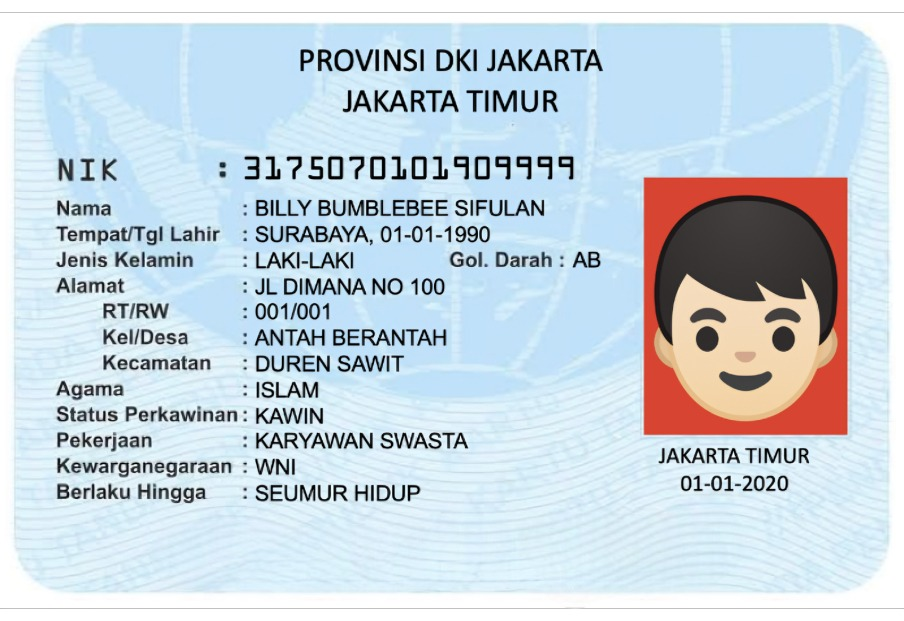
#> input picture ktp_contoh/ktp_contoh.jpg, 904 x 621 px, found by its file name
$ jupyter execute --allow-errors KTP_OCR.ipynb   (shell and % lines are left out)   (older library calls are emulated)
#> lines starting #> are read from the running program, lines starting #| are printed output that depends on the picture
# KTP OCR Project
Oleh Teguh Rijanandi teguhrijanandi02@gmail.com

## Install Library yang dibutuhkan

## Download haarcascade_frontalface_default.xml

## Download contoh KTP

# Definisi Fungsi dan Library

## Import library python

[cell 1]
import cv2
import matplotlib.pyplot as plt
import matplotlib
import numpy as np
import pytesseract
import json
import imutils
import sys

## Cek versi library

[cell 2]
print("Versi Python:", sys.version)
print("Versi pytesseract:", pytesseract.__version__)
print("Versi OpenCV:", cv2.__version__)
print("Versi imutils:", imutils.__version__)
print("Versi matplotlib:", matplotlib.__version__)

## Fungsi untuk memeriksa kualitas gambar

[cell 3]
def check_image_quality(image_path):
    # 1. Cek apakah file tidak kosong
#> called with image_path = 'ktp_contoh.jpg'
    if not image_path:
        return {
            'status': False,
            'error': "File tidak boleh kosong."
        }

    # 2. Cek apakah file merupakan file gambar
    try:
        image = cv2.imread(image_path)
#> image is the input picture: shape (621, 904, 3); mean B, G, R 221.3, 211.7, 198.7
        if image is None:
            return {
                'status': False,
                'error': "File bukan gambar atau tidak dapat dibaca."
            }
    except Exception as e:
        return {
            'status': False,
            'error': "Terjadi kesalahan saat membaca file: {}".format(str(e))
        }

    # 3. Cek resolusi gambar
    height, width, _ = image.shape
#> height = 621; width = 904
    min_resolution = (800, 600)  # Atur sesuai dengan kebutuhan
    if height < min_resolution[1] or width < min_resolution[0]:
        return {
            'status': False,
            'error': "Resolusi gambar terlalu kecil. Harap gunakan gambar dengan resolusi minimal {}x{}.".format(min_resolution[0], min_resolution[1])
        }

    # 4. Cek tingkat keburaman gambar
    blur_threshold = 100  # Atur sesuai dengan kebutuhan
    gray_image = cv2.cvtColor(image, cv2.COLOR_BGR2GRAY)
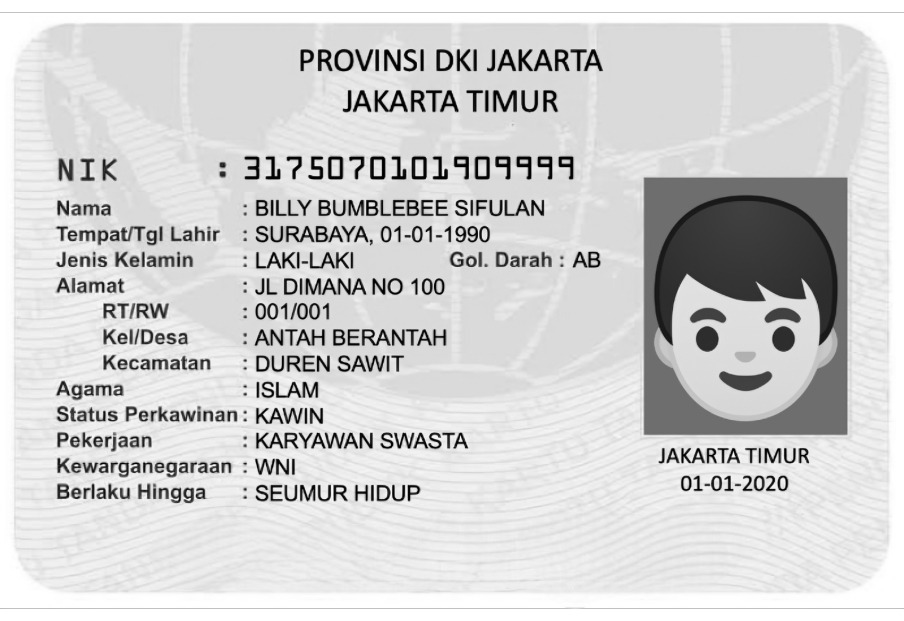
#> gray_image: shape (621, 904); min 0, max 255, mean 208.9
    blur_score = cv2.Laplacian(gray_image, cv2.CV_64F).var()
#> blur_score = 1518.3
    if blur_score < blur_threshold:
        return {
            'status': False,
            'error': "Gambar terlalu buram. Harap gunakan gambar yang lebih jelas."
        }

    # Jika semua pengecekan berhasil, kembalikan status True tanpa error
    return {
        'status': True,
        'error': None
    }

## Fungsi untuk pendeteksian wajah pada KTP

[cell 4]
def detect_and_outline(image):
    # Implementasi deteksi dan penjajaran
    # Misalnya, menggunakan algoritma deteksi wajah Haar cascade
    face_cascade = cv2.CascadeClassifier(cv2.data.haarcascades + 'haarcascade_frontalface_default.xml')
    gray_image = cv2.cvtColor(image, cv2.COLOR_BGR2GRAY)
    faces = face_cascade.detectMultiScale(gray_image, scaleFactor=1.1, minNeighbors=5)
#> faces = ()

    # Gambar kotak persegi panjang di sekitar setiap wajah
    for (x, y, w, h) in faces:
        cv2.rectangle(image, (x, y), (x+w, y+h), (255, 0, 0), 2)
#> this loop made 0 passes

    # Kembalikan gambar hasil deteksi dan objek yang telah di-outline
    return image, faces

## Fungsi untuk menghilangkan gambar wajah menjadi hitam

[cell 5]
def remove_faces(image, faces):
    # Cek apakah image adalah numpy array
#> called with faces = ()
    if isinstance(image, np.ndarray):
        # Jika ya, buat salinan gambar asli
        image_copy = np.copy(image)
    else:
        # Jika tidak, gunakan image copy
        image_copy = image.copy()

    # Ganti area wajah dengan warna hitam
    for (x, y, w, h) in faces:
        image_copy[y:y+h, x:x+w] = (0, 0, 0)  # (0, 0, 0) merupakan warna hitam dalam ruang warna BGR

    return image_copy

## Fungsi untuk ekstraksi teks

[cell 6]
def text_detection(image):
    # Cek apakah image adalah numpy array
    if isinstance(image, np.ndarray):
        # Jika ya, buat salinan gambar asli
        image_copy = np.copy(image)
    else:
        # Jika tidak, gunakan image copy
        image_copy = image.copy()

    # Lakukan deteksi teks dengan Tesseract OCR
    detected_text_result = pytesseract.image_to_string(image_copy)
    # Bagi teks menjadi baris-baris
    detected_text_lines = detected_text_result.split('\n')
    # Hapus baris kosong
    detected_text_lines = [line.strip() for line in detected_text_lines if line.strip()]
    return detected_text_lines

## Parsing key dan value

[cell 7]
def separate_key_value(text_list):
    extracted_information = {}
    for line in text_list:
        # Pisahkan baris teks menjadi key dan value menggunakan tanda ":"
        parts = line.split(':')
        if len(parts) >= 2:
            key = parts[0].strip()
            value = ':'.join(parts[1:]).strip()
            extracted_information[key] = value
    return extracted_information

## Bersihkan special character

[cell 8]
def clean_json_values(json_data):
    def clean_special_characters(text):
        # Tentukan tanda-tanda asing yang ingin dihapus
        special_characters = {'`', '~', '!', '@', '#', '$', '%', '^', '&', '*', '(', ')', '_', '+', '=', '{', '}', '[', ']', '|', '\\', ';', '"', "'", '<', '>', ',', '.', '?', '\u2014', '\u20262'}

        # Hapus tanda-tanda asing yang ditentukan dari teks
        cleaned_text = ''.join(c for c in text if c not in special_characters)
        return cleaned_text

    # Membersihkan tanda-tanda asing dari setiap kunci dan nilai dalam data JSON
    cleaned_json_data = {}
    for key, value in json_data.items():
        # Membersihkan tanda-tanda asing dari kunci
        cleaned_key = clean_special_characters(key)
        # cleaned_key = key
        # Menghapus spasi dari kunci
        # cleaned_key = cleaned_key.replace(' ', '_')
        # Membersihkan tanda-tanda asing dari nilai
        cleaned_value = clean_special_characters(value)
        cleaned_json_data[cleaned_key] = cleaned_value
    return cleaned_json_data

# Proses Ekstraksi

## Definisi ekstraksi

[cell 9]
filepath = 'ktp_contoh.jpg'
check_image = check_image_quality(filepath)

if check_image['status'] == True:
  image = cv2.imread(filepath)
else:
  print(check_image['error'])

## Deteksi wajah

[cell 10]
detected, outlined = detect_and_outline(image)
